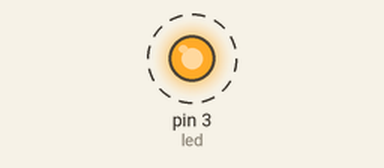
A sketch run on a simulated Arduino Uno, built with avr-gcc and run on an emulated ATmega328P. Shown: output pins drawn as LEDs (lit = HIGH). Dashed ring = blinking.

Above: at 0.2 s.
Timing chart, 0 to 5.8 s (numbered marks = the images above):
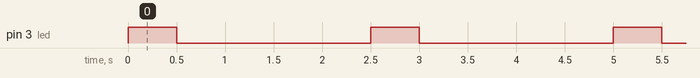

Measured:
- by itself, pin 3 (led): alternates HIGH for 0.50 s and LOW for 2.0 s

The sketch:

01a_External_Led_Blinking.ino.ino
```cpp
int led=3;
void setup() {
  // put your setup code here, to run once:
pinMode(led,OUTPUT);
}

void loop() {
  // put your main code here, to run repeatedly:
digitalWrite(led,HIGH);
delay(500);
digitalWrite(led,LOW);
delay(2000);
}
```
